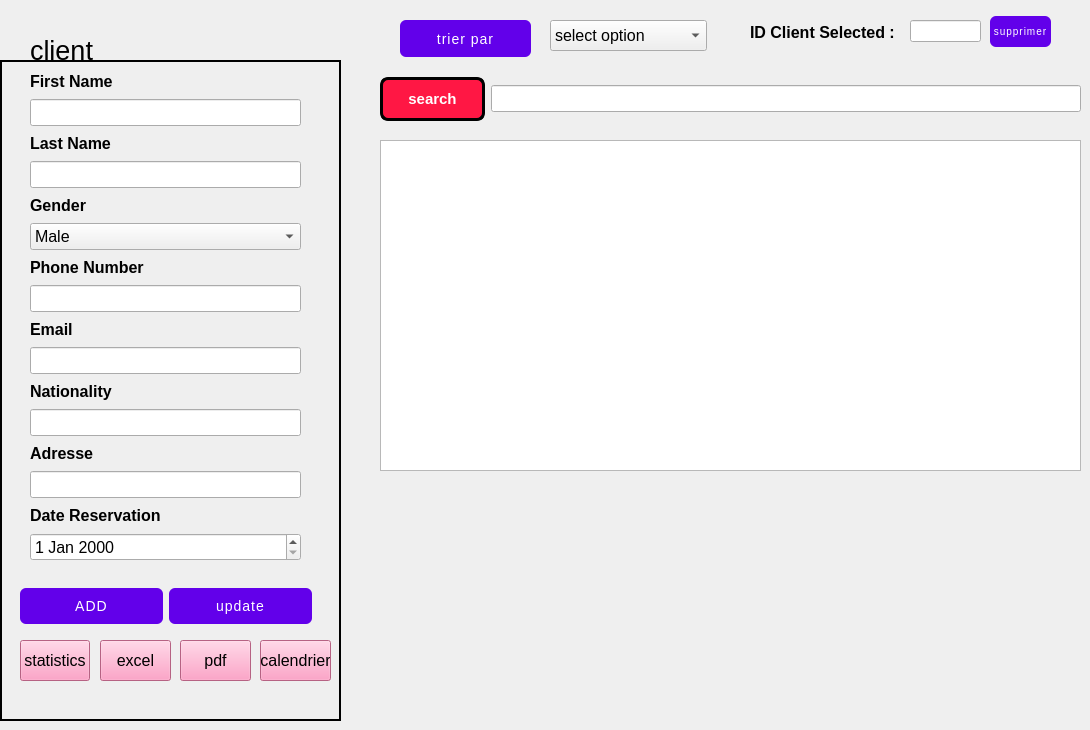
       <widget class="QWidget" name="messages_page">
        <property name="font">
         <font>
          <pointsize>12</pointsize>
         </font>
        </property>
        <widget class="QLabel" name="label_21">
         <property name="geometry">
          <rect>
           <x>0</x>
           <y>60</y>
           <width>341</width>
           <height>661</height>
          </rect>
         </property>
         <property name="styleSheet">
          <string notr="true">border: 2px solid black;</string>
         </property>
         <property name="text">
          <string/>
         </property>
        </widget>
        <widget class="QWidget" name="layoutWidget_3">
         <property name="geometry">
          <rect>
           <x>380</x>
           <y>70</y>
           <width>701</width>
           <height>58</height>
          </rect>
         </property>
         <layout class="QHBoxLayout" name="horizontalLayout_10">
          <item>
           <widget class="QPushButton" name="pushButton_28">
            <property name="styleSheet">
             <string notr="true">QPushButton {
    background-color: #ff1744;
    color: white;
    border: 3px solid #000000;
    border-radius: 8px;
    padding: 10px 25px;
    font-size: 15px;
    font-weight: bold;
    box-shadow: 5px 5px 0 #000000;
    transition: box-shadow 0.2s ease, background-color 0.2s ease;
}
QPushButton:hover {
    background-color: #f01440;
    box-shadow: 3px 3px 0 #000000;
}
QPushButton:pressed {
    background-color: #d01235;
    box-shadow: 1px 1px 0 #000000;
}
</string>
            </property>
            <property name="text">
             <string>search</string>
            </property>
           </widget>
          </item>
          <item>
           <widget class="QLineEdit" name="search_bar"/>
          </item>
         </layout>
        </widget>
        <widget class="QLabel" name="label_30">
         <property name="geometry">
          <rect>
           <x>30</x>
           <y>30</y>
           <width>161</width>
           <height>41</height>
          </rect>
         </property>
         <property name="font">
          <font>
           <pointsize>20</pointsize>
          </font>
         </property>
         <property name="text">
          <string>client</string>
         </property>
        </widget>
        <widget class="QPushButton" name="pdf">
         <property name="geometry">
          <rect>
           <x>180</x>
           <y>640</y>
           <width>71</width>
           <height>41</height>
          </rect>
         </property>
         <property name="styleSheet">
          <string notr="true">background-color: rgb(255, 137, 184);</string>
         </property>
         <property name="text">
          <string>pdf</string>
         </property>
         <property name="icon">
          <iconset>
           <normaloff>im/picture_as_pdf_24dp_5F6368_FILL0_wght400_GRAD0_opsz24.png</normaloff>im/picture_as_pdf_24dp_5F6368_FILL0_wght400_GRAD0_opsz24.png</iconset>
         </property>
        </widget>
        <widget class="QPushButton" name="pushButton_59">
         <property name="geometry">
          <rect>
           <x>400</x>
           <y>20</y>
           <width>131</width>
           <height>37</height>
          </rect>
         </property>
         <property name="styleSheet">
          <string notr="true">QPushButton {
    background-color: #6200ea;
    color: white;
    border-radius: 6px;
    padding: 10px 24px;
    font-size: 14px;
    letter-spacing: 1px;
    text-transform: uppercase;
    transition: background-color 0.3s ease;
}
QPushButton:hover {
    background-color: #3700b3;
}
QPushButton:pressed {
    background-color: #30009c;
}</string>
         </property>
         <property name="text">
          <string>trier par</string>
         </property>
        </widget>
        <widget class="QComboBox" name="comboBox">
         <property name="geometry">
          <rect>
           <x>550</x>
           <y>20</y>
           <width>157</width>
           <height>31</height>
          </rect>
         </property>
         <item>
          <property name="text">
           <string>select option</string>
          </property>
         </item>
         <item>
          <property name="text">
           <string>Prenom</string>
          </property>
         </item>
         <item>
          <property name="text">
           <string>Id_Client</string>
          </property>
         </item>
        </widget>
        <widget class="QWidget" name="layoutWidget_4">
         <property name="geometry">
          <rect>
           <x>30</x>
           <y>70</y>
           <width>271</width>
           <height>491</height>
          </rect>
         </property>
         <layout class="QVBoxLayout" name="verticalLayout_6">
          <item>
           <widget class="QLabel" name="label_22">
            <property name="font">
             <font>
              <weight>75</weight>
              <bold>true</bold>
             </font>
            </property>
            <property name="text">
             <string>First Name</string>
            </property>
           </widget>
          </item>
          <item>
           <widget class="QLineEdit" name="nom"/>
          </item>
          <item>
           <widget class="QLabel" name="label_23">
            <property name="font">
             <font>
              <weight>75</weight>
              <bold>true</bold>
             </font>
            </property>
            <property name="text">
             <string>Last Name</string>
            </property>
           </widget>
          </item>
          <item>
           <widget class="QLineEdit" name="prnom"/>
          </item>
          <item>
           <widget class="QLabel" name="label_28">
            <property name="font">
             <font>
              <weight>75</weight>
              <bold>true</bold>
             </font>
            </property>
            <property name="text">
             <string>Gender</string>
            </property>
           </widget>
          </item>
          <item>
           <widget class="QComboBox" name="comboBox_7">
            <item>
             <property name="text">
              <string>Male</string>
             </property>
            </item>
            <item>
             <property name="text">
              <string>Female</string>
             </property>
            </item>
           </widget>
          </item>
          <item>
           <widget class="QLabel" name="label_24">
            <property name="font">
             <font>
              <weight>75</weight>
              <bold>true</bold>
             </font>
            </property>
            <property name="text">
             <string>Phone Number</string>
            </property>
           </widget>
          </item>
          <item>
           <widget class="QLineEdit" name="nbrphone"/>
          </item>
          <item>
           <widget class="QLabel" name="label_25">
            <property name="font">
             <font>
              <weight>75</weight>
              <bold>true</bold>
             </font>
            </property>
            <property name="text">
             <string>Email</string>
            </property>
           </widget>
          </item>
          <item>
           <widget class="QLineEdit" name="mail"/>
          </item>
          <item>
           <widget class="QLabel" name="label_29">
            <property name="font">
             <font>
              <weight>75</weight>
              <bold>true</bold>
             </font>
            </property>
            <property name="text">
             <string>Nationality</string>
            </property>
           </widget>
          </item>
          <item>
           <widget class="QLineEdit" name="nationality"/>
          </item>
          <item>
           <widget class="QLabel" name="label_27">
            <property name="font">
             <font>
              <weight>75</weight>
              <bold>true</bold>
             </font>
            </property>
            <property name="text">
             <string>Adresse</string>
            </property>
           </widget>
          </item>
          <item>
           <widget class="QLineEdit" name="adresse"/>
          </item>
          <item>
           <widget class="QLabel" name="label_34">
            <property name="font">
             <font>
              <weight>75</weight>
              <bold>true</bold>
             </font>
            </property>
            <property name="text">
             <string>Date Reservation</string>
            </property>
           </widget>
          </item>
          <item>
           <widget class="QDateEdit" name="Date_reser"/>
          </item>
         </layout>
        </widget>
        <widget class="QWidget" name="layoutWidget_5">
         <property name="geometry">
          <rect>
           <x>20</x>
           <y>580</y>
           <width>292</width>
           <height>52</height>
          </rect>
         </property>
         <layout class="QHBoxLayout" name="horizontalLayout_8">
          <item>
           <widget class="QPushButton" name="ajouter">
            <property name="styleSheet">
             <string notr="true">QPushButton {
    background-color: #6200ea;
    color: white;
    border-radius: 6px;
    padding: 10px 24px;
    font-size: 14px;
    letter-spacing: 1px;
    text-transform: uppercase;
    transition: background-color 0.3s ease;
}
QPushButton:hover {
    background-color: #3700b3;
}
QPushButton:pressed {
    background-color: #30009c;
}
</string>
            </property>
            <property name="text">
             <string>ADD</string>
            </property>
           </widget>
          </item>
          <item>
           <widget class="QPushButton" name="modifier">
            <property name="styleSheet">
             <string notr="true">QPushButton {
    background-color: #6200ea;
    color: white;
    border-radius: 6px;
    padding: 10px 24px;
    font-size: 14px;
    letter-spacing: 1px;
    text-transform: uppercase;
    transition: background-color 0.3s ease;
}
QPushButton:hover {
    background-color: #3700b3;
}
QPushButton:pressed {
    background-color: #30009c;
}</string>
            </property>
            <property name="text">
             <string>update</string>
            </property>
           </widget>
          </item>
         </layout>
        </widget>
        <widget class="QTableView" name="tableView">
         <property name="geometry">
          <rect>
           <x>380</x>
           <y>140</y>
           <width>701</width>
           <height>331</height>
          </rect>
         </property>
        </widget>
        <widget class="QPushButton" name="excel">
         <property name="geometry">
          <rect>
           <x>100</x>
           <y>640</y>
           <width>71</width>
           <height>41</height>
          </rect>
         </property>
         <property name="styleSheet">
          <string notr="true">background-color: rgb(255, 137, 184);</string>
         </property>
         <property name="text">
          <string>excel</string>
         </property>
         <property name="icon">
          <iconset>
           <normaloff>im/picture_as_pdf_24dp_5F6368_FILL0_wght400_GRAD0_opsz24.png</normaloff>im/picture_as_pdf_24dp_5F6368_FILL0_wght400_GRAD0_opsz24.png</iconset>
         </property>
        </widget>
        <widget class="QPushButton" name="gostat">
         <property name="geometry">
          <rect>
           <x>20</x>
           <y>640</y>
           <width>70</width>
           <height>41</height>
          </rect>
         </property>
         <property name="styleSheet">
          <string notr="true">background-color: rgb(255, 137, 184);</string>
         </property>
         <property name="text">
          <string>statistics</string>
         </property>
         <property name="icon">
          <iconset>
           <normaloff>im/picture_as_pdf_24dp_5F6368_FILL0_wght400_GRAD0_opsz24.png</normaloff>im/picture_as_pdf_24dp_5F6368_FILL0_wght400_GRAD0_opsz24.png</iconset>
         </property>
        </widget>
        <widget class="QLineEdit" name="id">
         <property name="geometry">
          <rect>
           <x>910</x>
           <y>20</y>
           <width>71</width>
           <height>22</height>
          </rect>
         </property>
         <property name="text">
          <string/>
         </property>
        </widget>
        <widget class="QLabel" name="label_33">
         <property name="geometry">
          <rect>
           <x>750</x>
           <y>20</y>
           <width>151</width>
           <height>24</height>
          </rect>
         </property>
         <property name="font">
          <font>
           <weight>75</weight>
           <bold>true</bold>
          </font>
         </property>
         <property name="text">
          <string>ID Client Selected :</string>
         </property>
        </widget>
        <widget class="QPushButton" name="calendrier">
         <property name="geometry">
          <rect>
           <x>260</x>
           <y>640</y>
           <width>71</width>
           <height>41</height>
          </rect>
         </property>
         <property name="styleSheet">
          <string notr="true">background-color: rgb(255, 137, 184);</string>
         </property>
         <property name="text">
          <string>calendrier</string>
         </property>
         <property name="icon">
          <iconset>
           <normaloff>im/picture_as_pdf_24dp_5F6368_FILL0_wght400_GRAD0_opsz24.png</normaloff>im/picture_as_pdf_24dp_5F6368_FILL0_wght400_GRAD0_opsz24.png</iconset>
         </property>
        </widget>
        <widget class="QPushButton" name="supprimerbtn">
         <property name="geometry">
          <rect>
           <x>990</x>
           <y>16</y>
           <width>61</width>
           <height>31</height>
          </rect>
         </property>
         <property name="styleSheet">
          <string notr="true">QPushButton {
    background-color: #6200ea;
    color: white;
    border-radius: 6px;
    font-size: 10px;
    letter-spacing: 1px;
    text-transform: uppercase;
    transition: background-color 0.3s ease;
}
QPushButton:hover {
    background-color: #3700b3;
}
QPushButton:pressed {
    background-color: #30009c;
}
</string>
         </property>
         <property name="text">
          <string>supprimer</string>
         </property>
        </widget>
       </widget>
